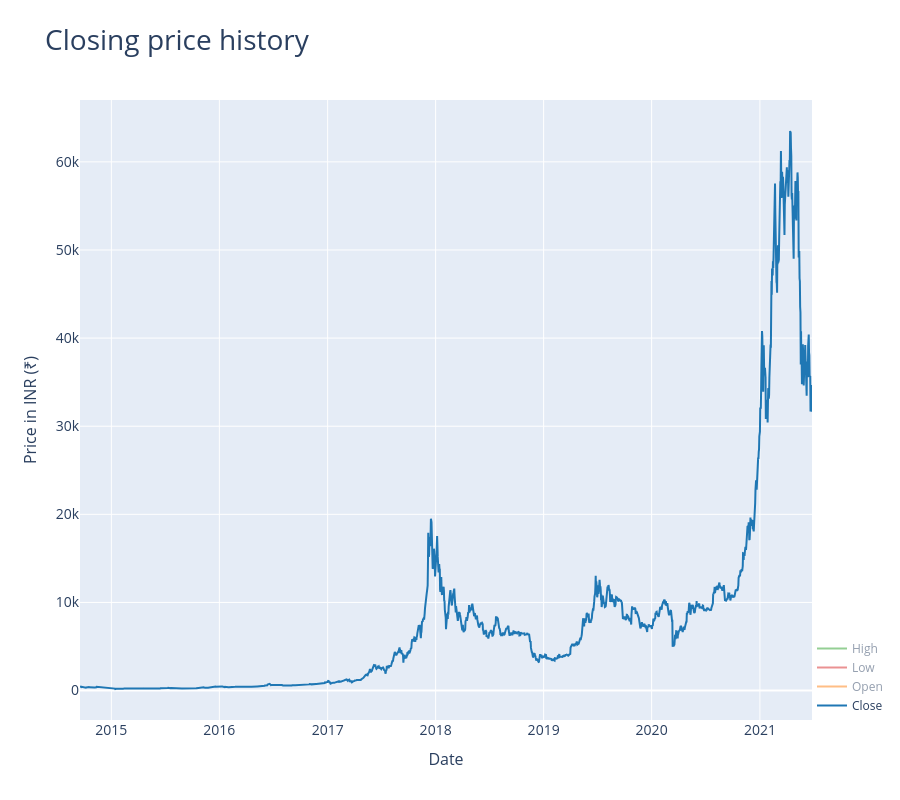

The code cell stored with this chart in its notebook:
### Code cell
#Showing the graph High, Low, Open, Close in Our dataset. x=Date y=INR
fig = go.Figure()
fig.add_trace(go.Scatter(x = df.index, y = df.High,mode='lines',name='High',marker_color = '#2CA02C',visible = "legendonly"))
fig.add_trace(go.Scatter(x = df.index, y = df.Low,mode='lines',name='Low',marker_color = '#D62728',visible = "legendonly"))
fig.add_trace(go.Scatter(x = df.index, y = df.Open,mode='lines',name='Open',marker_color = '#FF7F0E',visible = "legendonly"))
fig.add_trace(go.Scatter(x = df.index, y = df.Close,mode='lines',name='Close',marker_color = '#1F77B4'))

fig.update_layout(
    title={
        'text': 'Closing price history',
        'font': {'size': 28}
    },
    xaxis=dict(
        title={'text': 'Date', 'font': {'size': 16}},
        tickfont={'size': 14}
    ),
    yaxis=dict(
        title={'text': 'Price in INR (₹)', 'font': {'size': 16}},
        tickfont={'size': 14}
    ),
    height=800,
    legend=dict(
        y=0,
        x=1.0,
        bgcolor='rgba(255, 255, 255, 0)',
        bordercolor='rgba(255, 255, 255, 0)'
    )
)

fig.show()

### Figure 1 — Plotly figure (JSON) as saved in the notebook; plotly's stock layout.template omitted (floating-point values rounded to 4 significant figures; data arrays with more than 128 entries replaced by an {"elided": "..."} marker saying what was removed)
{"data": [{"marker": {"color": "#2CA02C"}, "mode": "lines", "name": "High", "type": "scatter", "visible": "legendonly", "x": {"elided": "2471 str values"}, "y": {"elided": "2471 float values"}}, {"marker": {"color": "#D62728"}, "mode": "lines", "name": "Low", "type": "scatter", "visible": "legendonly", "x": {"elided": "2471 str values"}, "y": {"elided": "2471 float values"}}, {"marker": {"color": "#FF7F0E"}, "mode": "lines", "name": "Open", "type": "scatter", "visible": "legendonly", "x": {"elided": "2471 str values"}, "y": {"elided": "2471 float values"}}, {"marker": {"color": "#1F77B4"}, "mode": "lines", "name": "Close", "type": "scatter", "x": {"elided": "2471 str values"}, "y": {"elided": "2471 float values"}}], "layout": {"height": 800, "legend": {"bgcolor": "rgba(255, 255, 255, 0)", "bordercolor": "rgba(255, 255, 255, 0)", "x": 1, "y": 0}, "title": {"font": {"size": 28}, "text": "Closing price history"}, "xaxis": {"tickfont": {"size": 14}, "title": {"font": {"size": 16}, "text": "Date"}}, "yaxis": {"tickfont": {"size": 14}, "title": {"font": {"size": 16}, "text": "Price in INR (₹)"}}}}
